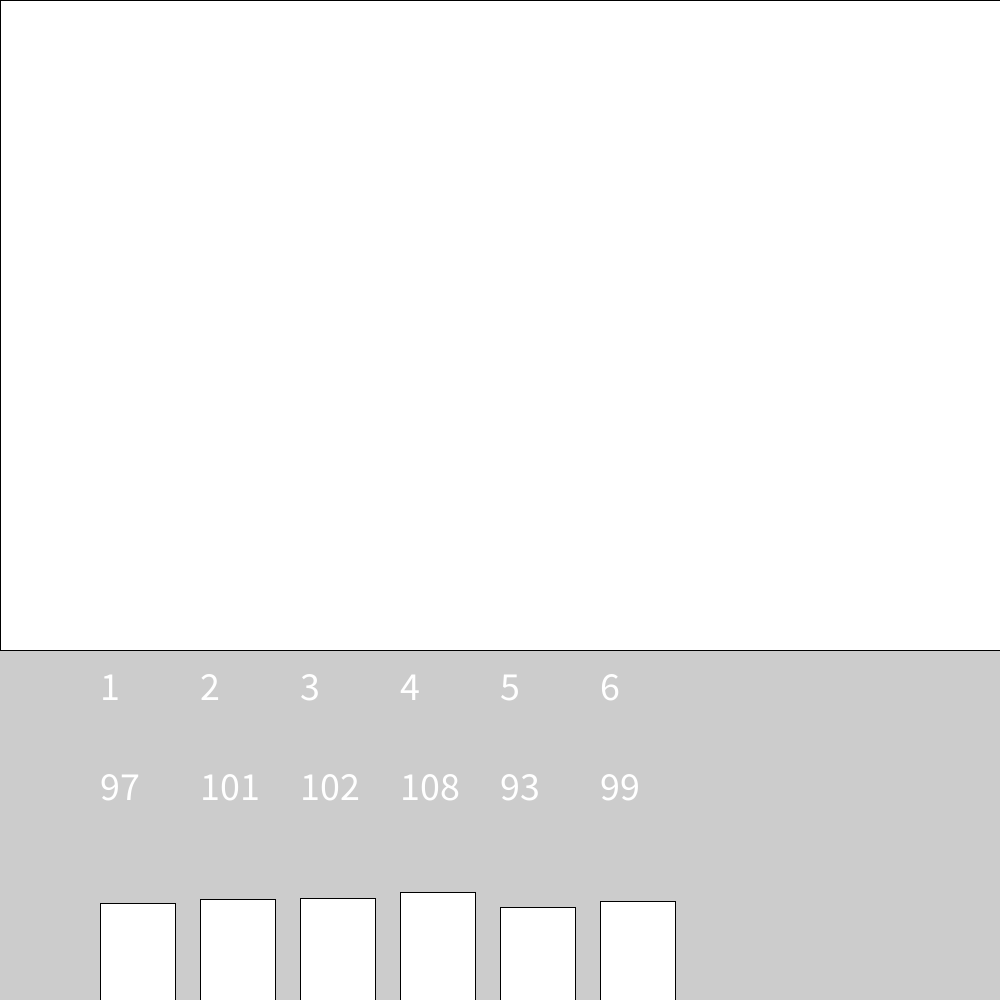
Frame 1 (no input)
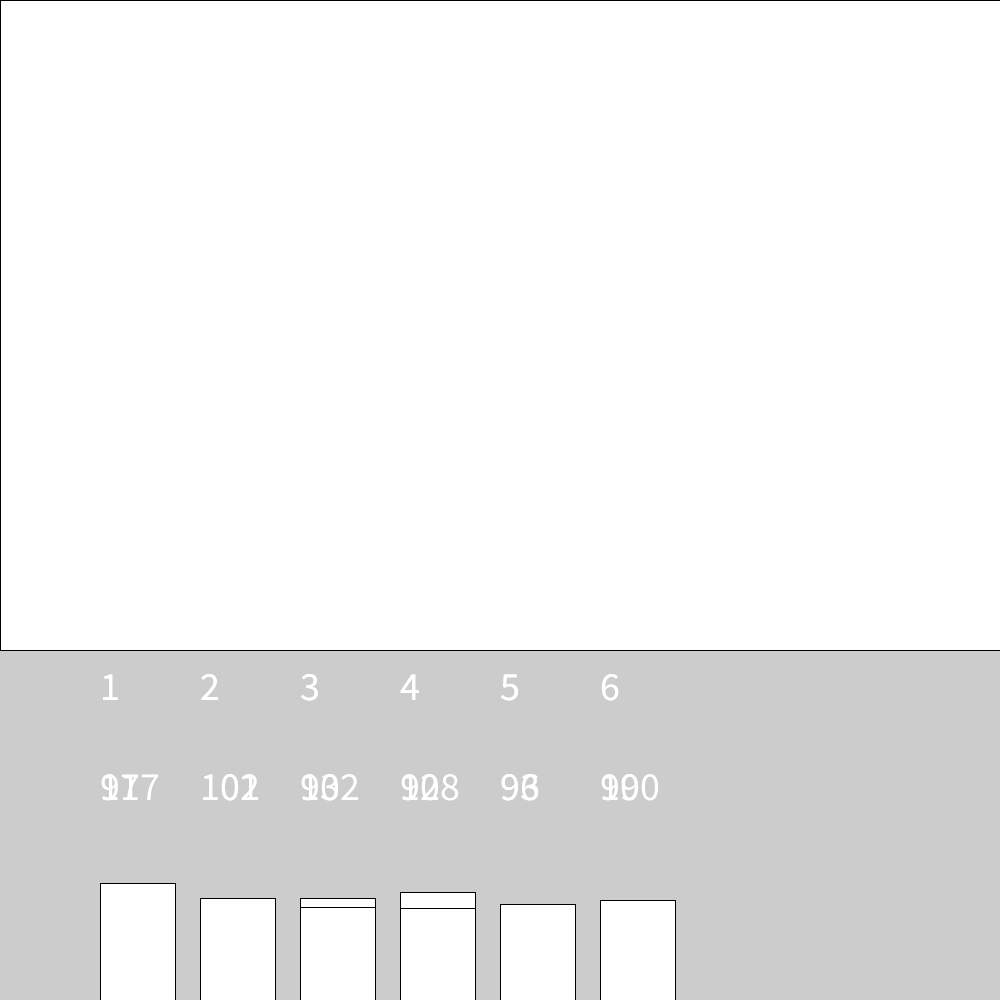
Frame 2 (the mouse pressed at the canvas centre, redrawn once)

The Processing sketch that drew these frames (run headless with seeded random() and noise(); the mouse was pressed at the canvas centre and the sketch redrawn once):

// Processing sketch: Ternings_hygge
// ── Ternings_hygge.pde
void setup() {
  size (1000, 1000);
}

void mousePressed() {
  // Dette laver en knap der restarter programet
  if (mouseX<1000 && mouseY<650)
    loop();
}


void draw() {
  int one = 0;
  int two = 0;
  int three = 0;
  int four = 0;
  int five = 0;
  int six = 0;
  int terningSlag=0;
  clear();
  
  //Dette er min terning, den slår et tal mellem 1 og 6.
  for (int i = 0; i < 600; i = i+1) {
    terningSlag = (int)random(1, 7);

    if (terningSlag == 1) {
      one+=1;
    }

    if (terningSlag == 2) {
      two+=1;
    }
    if (terningSlag == 3) {
      three+=1;
    }

    if (terningSlag == 4) {
      four+=1;
    }


    if (terningSlag == 5) {
      five+=1;
    }


    if (terningSlag == 6) {
      six+=1;
    }
  }
  // Her ses antallet af hvert slag
  textSize(40);
  text(one, 100, 800);
  text(two, 200, 800);
  text(three, 300, 800);
  text(four, 400, 800);
  text(five, 500, 800);
  text(six, 600, 800);

  // Med den her tekst kan man se hvilke terningslag der har vilken værdi
  text(1, 100, 700);
  text(2, 200, 700);
  text(3, 300, 700);
  text(4, 400, 700);
  text(5, 500, 700);
  text(6, 600, 700);
  
  // Her er alle firkanter brugt til at lave et søjlediagram 
  rect(100, 1000, 75, -one);
  rect(200, 1000, 75, -two);
  rect(300, 1000, 75, -three);
  rect(400, 1000, 75, -four);
  rect(500, 1000, 75, -five);
  rect(600, 1000, 75, -six);

  //Knappen
  rect(0, 0, 1000, 650);
  //Gør så der ikke sker fejl
  noLoop();
}
